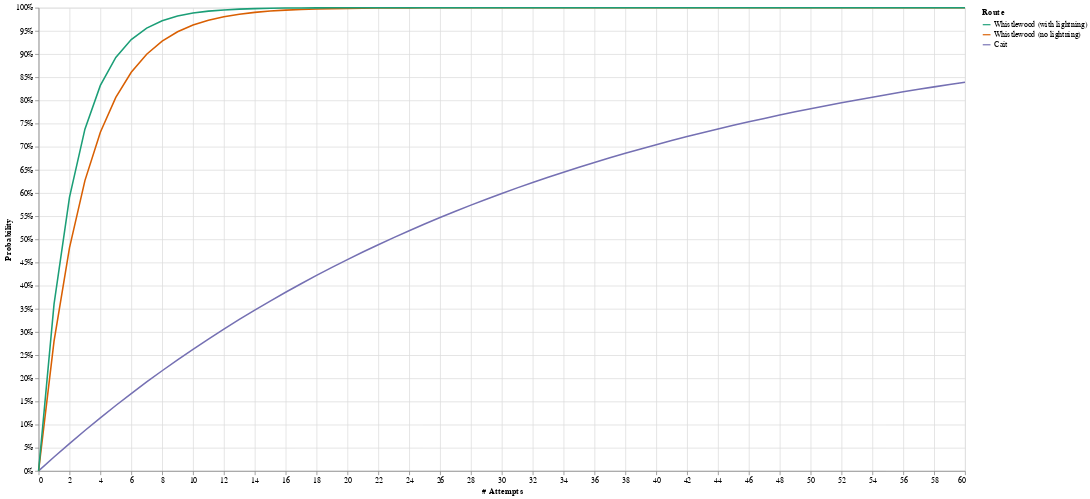

The notebook cell this image was saved under:
### Code cell
VegaLite({
  "$schema": "https://vega.github.io/schema/vega-lite/v4.json",
  "width": 1200,
  "height": 600,
  "padding": 5,
  "data": {
    "values": data
  },
  "mark": "line",
  "encoding": {
    "x": {"field": "# Attempts", "type": "quantitative"},
    "y": {"field": "Probability", "type": "quantitative", "axis": {"format": ".0%"}},
    "color": {"field": 'Route', "sort": reversed(routes), "scale": {"scheme": "dark2"}},
  }
})

### Figure 1 — Vega-Lite specification as saved in the notebook (floating-point values rounded to 4 significant figures; data arrays with more than 128 entries replaced by an {"elided": "..."} marker saying what was removed)
{"$schema": "https://vega.github.io/schema/vega-lite/v4.json", "data": {"values": {"elided": "183 records"}}, "encoding": {"color": {"field": "Route", "scale": {"scheme": "dark2"}, "sort": ["Whistlewood (with lightning)", "Whistlewood (no lightning)", "Cait"]}, "x": {"field": "# Attempts", "type": "quantitative"}, "y": {"axis": {"format": ".0%"}, "field": "Probability", "type": "quantitative"}}, "height": 600, "mark": "line", "padding": 5, "width": 1200}
